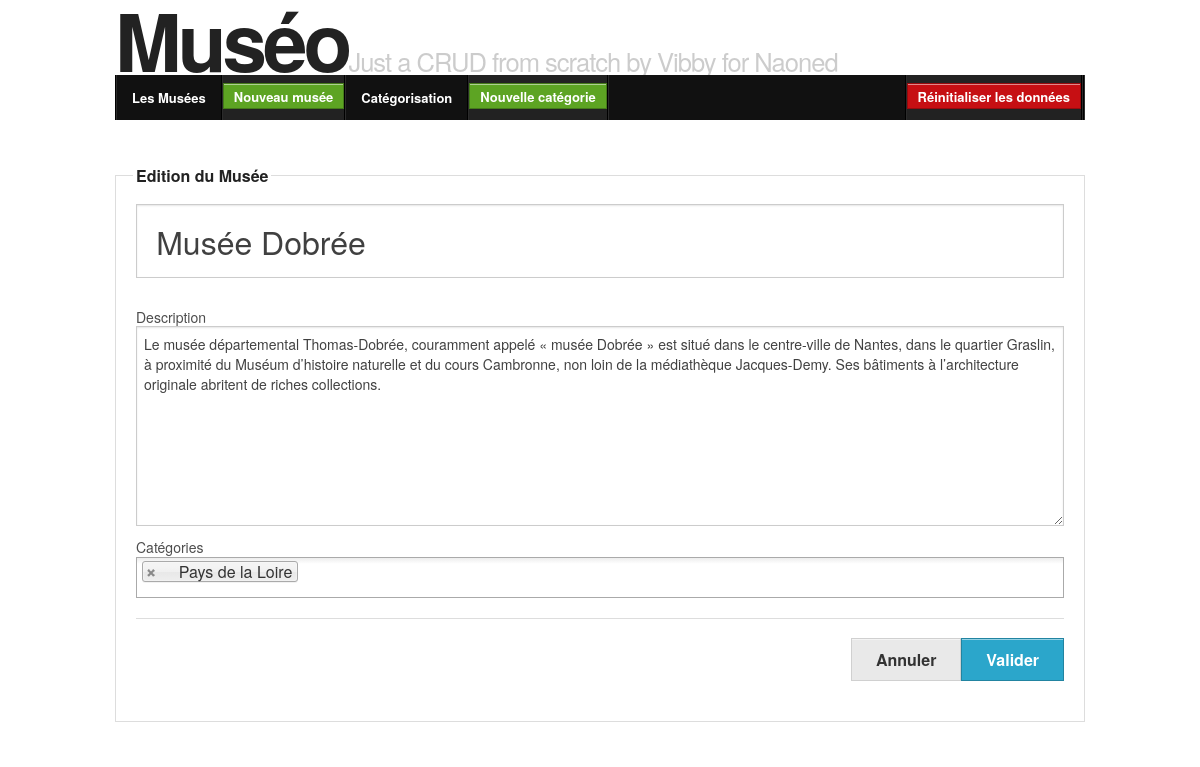
Screenshot of /editMuseum.php?id=7 with the database file from the repository.
### tables this page shows
CREATE TABLE `museumcategory` (
  `category_id` int(10) NOT NULL DEFAULT '0',
  `museum_id` int(10) NOT NULL DEFAULT '0',
  PRIMARY KEY (`category_id`,`museum_id`),
  KEY `museum_id` (`museum_id`)
);

CREATE TABLE `museum` (
  `id` int(10) NOT NULL AUTO_INCREMENT,
  `name` varchar(50) NOT NULL,
  `description` varchar(1000) NOT NULL,
  PRIMARY KEY (`id`),
  UNIQUE KEY `name` (`name`)
);

### Museo/Lib/Controller.php (called while the page is built, shortened)
<?php
class Controller
{
	protected $config;
    public function __construct() {
		$this->config = new Config;
    }
    public function initDb() {
		$dbConnection = new connexionManager(
			$this->config->get('dbHost'),
			$this->config->get('dbName'),
			$this->config->get('dbUser'),
			$this->config->get('dbPassword')
		);
		$dbConnection->connexion->setAttribute(\PDO::ATTR_EMULATE_PREPARES, false);
		$dbConnection->connexion->setAttribute(\PDO::ATTR_ERRMODE, \PDO::ERRMODE_EXCEPTION);
		$this->db = $dbConnection->connexion;
    }
	protected function requireParam($paramName, $validator) {
		$param = $this->getParam($paramName, $validator);
		return $param;
	}
	protected function getParam($paramName, $validator) {
		return $_REQUEST[$paramName];
	}
	protected function initEditAction($sessionNamePrefix) {
		if (array_key_exists($sessionNamePrefix . '_data',$_SESSION)) {
			$data = $_SESSION[$sessionNamePrefix . '_data'];
		} else {
			$data = $this->getOneById()->toArray();
		}
		$errors = array_key_exists($sessionNamePrefix.'_errors',$_SESSION) ?
			$_SESSION[$sessionNamePrefix.'_errors'] :
			array();
		return array($data, $errors);
	}
}

### Museo/Controller/MuseumController.php (called while the page is built, shortened)
<?php
class MuseumController extends controller
{
	protected function getOneById($id = false) {
		if (!$id) {
			$id = $this->requireParam('id', \FILTER_VALIDATE_INT);
		}
		$museumManager = new MuseumManager($this->db);
		$museum = $museumManager->getOneById($id);
		return ($museum);
	}
	private function getCategoriesTree() {
		$categoryManager = new CategoryManager($this->db);
		return $categoryManager->getCategoriesTree();
	}
	function editAction() {
		$id = $this->requireParam('id', \FILTER_VALIDATE_INT);
		$sessionNamePrefix = 'museum_update'.$id;
		list($data, $errors) = $this->initEditAction($sessionNamePrefix);
		return (array(
			'categories' => $this->getCategoriesTree(),
			'token'      => $this->generateCrsf($sessionNamePrefix),
			'errors'     => $errors,
			'values'     => $data,
		));
	}
}

### Museo/Lib/Autoloader.php (called while the page is built, shortened)
<?php
class SplClassLoader
{
    private $_fileExtension = '.php';
    private $_namespace;
    private $_namespaceSeparator = '\\';
    public function __construct($ns = null, $includePath = null)
    {
        $this->_namespace = $ns;
        $this->_includePath = $includePath;
    }
    public function loadClass($className)
    {
        if (null === $this->_namespace || $this->_namespace.$this->_namespaceSeparator === substr($className, 0, strlen($this->_namespace.$this->_namespaceSeparator))) {
            $fileName = '';
            if (false !== ($lastNsPos = strripos($className, $this->_namespaceSeparator))) {
                $namespace = substr($className, 0, $lastNsPos);
                $className = substr($className, $lastNsPos + 1);
                $fileName = str_replace($this->_namespaceSeparator, DIRECTORY_SEPARATOR, $namespace) . DIRECTORY_SEPARATOR;
            }
            $fileName .= str_replace('_', DIRECTORY_SEPARATOR, $className) . $this->_fileExtension;
        }
    }
}

### Museo/Config.php (called while the page is built, shortened)
<?php
class Config {
	function __construct() {
		$this->config = array(
			'dbHost'     => 'localhost',
			'dbName'     => 'museo',
			'dbUser'     => 'root',
			'dbPassword' => '',
			'debug'      => true,
		);
	}
	function get($key) {
		return $this->config[$key];
	}
}

### Museo/Lib/ConnexionManager.php (called while the page is built, shortened)
<?php
class ConnexionManager{
	function __construct($dbHost, $dbName, $dbUser, $dbPassword){
		$this->dbHost = $dbHost;
		$this->dbName = $dbName;
	}
}

### Museo/Lib/ObjectManager.php (called while the page is built, shortened)
<?php
class objectManager
{
	public function __construct(\PDO $db = null) {
		$this->db = $db;
	}
}

### Museo/Model/MuseumManager.php (called while the page is built, shortened)
<?php
class MuseumManager extends ObjectManager implements DbObjectInterface
{
	public function getCollection(\PDOStatement $pdoStatement) {
		$collection = array();
		$pdoStatement->execute();
		foreach ($pdoStatement as $line) {
			if (!array_key_exists($line['museum_id'],$collection)) {
				$collection[$line['museum_id']] = new Museum($line);
			}
			if (array_key_exists('category_id', $line) && !is_null($line['category_id'])) {
				$collection[$line['museum_id']]->addCategory(new Category($line));
			}
		}
		return $collection;
	}
	public function getOneById($id) {
		$query = <<<EOT
			SELECT mc.category_id, m.id AS museum_id, m.description AS museum_description, m.name AS museum_name, c.name AS category_name, c.parentid
			FROM `museum` AS m
			LEFT JOIN `museumcategory` AS mc ON m.id = mc.museum_id
			LEFT JOIN `category` AS c ON mc.category_id = c.id
			WHERE m.id = :id
			;
EOT;
		$pdoStatement = $this->db->prepare($query);
		$pdoStatement->bindParam(':id', $id, \PDO::PARAM_INT);
		$collection = $this->getCollection($pdoStatement);
		return reset($collection);
	}
}

### Museo/Model/Museum.php (called while the page is built, shortened)
<?php
class Museum extends DbObject implements DbObjectInterface
{
	protected $id = null;
	protected $name = "";
	protected $categories = array();
	protected $description = "";
	public function getId() {
		return $this->id;
	}
	public function getName() {
		return $this->name;
	}
	public function getDescription() {
		return $this->description;
	}
	public function getCategories() {
		return $this->categories;
	}
	public function addCategory(Category $category) {
		return ($this->categories[] = $category);
	}
	public function toArray() {
		$categoriesIds = array();
		foreach ($this->getCategories() as $category) {
			$categoriesIds[] = $category->getId();
		}
		$data = array(
			'id'          => $this->getId(),
			'name'        => $this->getName(),
			'description' => $this->getDescription(),
			'categories'  => $categoriesIds,
		);
		return $data;
	}
	static function getFields() {
		return array('id','name','description');
	}
	static function getTableName() {
		return "museum";
	}
}

### Museo/Model/Category.php (called while the page is built, shortened)
<?php
class Category extends DbObject implements DbObjectInterface
{
	protected $id = null;
	public function getId() {
		return $this->id;
	}
	static function getTableName() {
		return "category";
	}
	static function getFields() {
		return array('id','name','parentid');
	}
}

### www/includes/museumForm.php (the view, shortened to what this page needs)
  <div class="row">
    <div class="large-12 columns">
      <input	 class="name <?php if (array_key_exists('name',$errors)) : ?>error<?php endif; ?>" type="text" name="museum[name]" placeholder="Nom du musée"
	<?php if (array_key_exists('name',$values)) : ?>
		value="<?php echo $values['name'] ?>"
	<?php endif; ?>
>
    </div>
  </div>
  <div class="row">
    <div class="large-12 columns">
      <label>Description</label>
      <textarea name="museum[description]"><?php if (array_key_exists('description',$values)) : ?><?php echo $values['description'] ?><?php endif; ?></textarea>
    </div>
  </div>
  <div class="row">
    <div class="large-12 columns">
      <label>Catégories</label>
 </div>
  </div>
  <div class="row">
    <div class="large-12 columns">
   <hr />
      <div class="right">
	<button type="submit" class="button right" >Valider</button>
	<a class="button secondary right" href="museums.php">Annuler</a>
</div>
    </div>
  </div>
</fieldset>

### www/css/museo.css (style rules this page uses)
input.name { font-size: 2em; padding:0 .6em; }
textarea { height: 200px; }

### rows the page displays
museumcategory: museum.name "Musée Dobrée", museum.description "Le musée départemental Thomas-Dobrée, couramment appelé « musée Dobrée » est situé dans le centre-ville de Nantes, dans le quartier Graslin, à proximité du Muséum d’histoire naturelle et du cours Cambronne, non loin de la médiathèque Jacques-Demy. Ses bâtiments à l’architecture originale abritent de riches collections."
